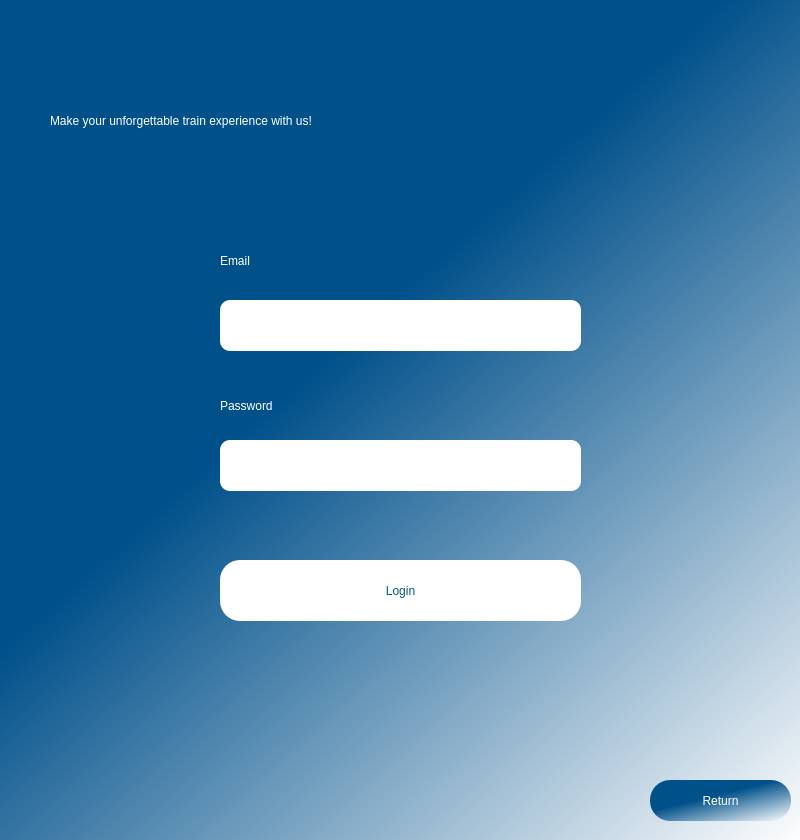
<?xml version="1.0" encoding="UTF-8"?>
<ui version="4.0">
 <class>Dialog</class>
 <widget class="QDialog" name="Dialog">
  <property name="geometry">
   <rect>
    <x>0</x>
    <y>0</y>
    <width>800</width>
    <height>840</height>
   </rect>
  </property>
  <property name="windowTitle">
   <string>Dialog</string>
  </property>
  <widget class="QWidget" name="frame" native="true">
   <property name="geometry">
    <rect>
     <x>0</x>
     <y>0</y>
     <width>800</width>
     <height>850</height>
    </rect>
   </property>
   <property name="styleSheet">
    <string notr="true">QWidget#frame{
    
	background-color: qlineargradient(spread:pad, x1:0.467, y1:0.37, x2:1, y2:1, stop:0 rgba(0, 80, 138, 255), stop:1 rgba(255, 255, 255, 255));
	
}</string>
   </property>
   <widget class="QLabel" name="title">
    <property name="geometry">
     <rect>
      <x>50</x>
      <y>90</y>
      <width>721</width>
      <height>61</height>
     </rect>
    </property>
    <property name="styleSheet">
     <string notr="true">font: 20 20pt &quot;Sitka Heading Semibold&quot;;
color: rgb(255, 255, 255);</string>
    </property>
    <property name="text">
     <string>Make your unforgettable train experience with us!</string>
    </property>
   </widget>
   <widget class="QLineEdit" name="inputEmail">
    <property name="geometry">
     <rect>
      <x>220</x>
      <y>300</y>
      <width>361</width>
      <height>51</height>
     </rect>
    </property>
    <property name="styleSheet">
     <string notr="true">border-radius: 10px;
</string>
    </property>
    <property name="maxLength">
     <number>255</number>
    </property>
   </widget>
   <widget class="QLineEdit" name="inputPassword">
    <property name="geometry">
     <rect>
      <x>220</x>
      <y>440</y>
      <width>361</width>
      <height>51</height>
     </rect>
    </property>
    <property name="styleSheet">
     <string notr="true">border-radius: 10px;</string>
    </property>
    <property name="maxLength">
     <number>255</number>
    </property>
   </widget>
   <widget class="QLabel" name="emailLabel">
    <property name="geometry">
     <rect>
      <x>220</x>
      <y>240</y>
      <width>211</width>
      <height>41</height>
     </rect>
    </property>
    <property name="styleSheet">
     <string notr="true">font: 20 17pt &quot;Sitka Heading Semibold&quot;;
color: rgb(255, 255, 255);</string>
    </property>
    <property name="text">
     <string>Email</string>
    </property>
   </widget>
   <widget class="QLabel" name="passwordLabel">
    <property name="geometry">
     <rect>
      <x>220</x>
      <y>390</y>
      <width>181</width>
      <height>31</height>
     </rect>
    </property>
    <property name="styleSheet">
     <string notr="true">font: 20 17pt &quot;Sitka Heading Semibold&quot;;
color: rgb(255, 255, 255);</string>
    </property>
    <property name="text">
     <string>Password</string>
    </property>
   </widget>
   <widget class="QLabel" name="error">
    <property name="geometry">
     <rect>
      <x>220</x>
      <y>500</y>
      <width>361</width>
      <height>31</height>
     </rect>
    </property>
    <property name="styleSheet">
     <string notr="true">font: 16 13pt &quot;Sitka Heading Semibold&quot;;
color:rgb(180, 0, 0)</string>
    </property>
    <property name="text">
     <string/>
    </property>
   </widget>
  </widget>
  <widget class="QPushButton" name="loginButton">
   <property name="geometry">
    <rect>
     <x>220</x>
     <y>560</y>
     <width>361</width>
     <height>61</height>
    </rect>
   </property>
   <property name="styleSheet">
    <string notr="true">QPushButton{
border-radius: 20px;
background-color: rgb(255, 255, 255);
font: 63 12pt &quot;Sitka Small Semibold&quot;;
color:rgb(0, 86, 148);
}

QPushButton:hover{
	background-color: #00508a;
	color:white;
}</string>
   </property>
   <property name="text">
    <string>Login</string>
   </property>
  </widget>
  <widget class="QPushButton" name="returnButton">
   <property name="geometry">
    <rect>
     <x>650</x>
     <y>780</y>
     <width>141</width>
     <height>41</height>
    </rect>
   </property>
   <property name="styleSheet">
    <string notr="true">QPushButton{
border-radius: 20px;
background-color:qlineargradient(spread:pad, x1:0.467, y1:0.37, x2:1, y2:1, stop:0 rgba(0, 80, 138, 255), stop:1 rgba(255, 255, 255, 255));
font: 63 12pt &quot;Sitka Small Semibold&quot;;
color:white;
}

QPushButton:hover{
	background-color: white;
	color: #00508a;
}</string>
   </property>
   <property name="text">
    <string>Return</string>
   </property>
  </widget>
 </widget>
 <resources/>
 <connections/>
</ui>
